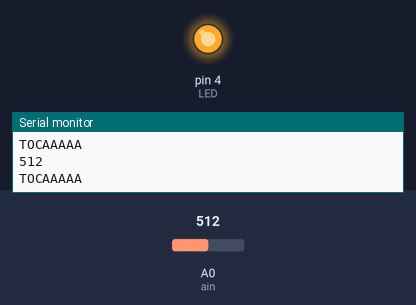
The sketch below on a simulated Arduino Uno, built with avr-gcc and run on an emulated ATmega328P. Parts: output pins drawn as LEDs (lit = HIGH), the last lines printed to the serial monitor. The test bench sets the inputs (shaded band); at power-on: A0 (ain) = 512.

Above: at 5.8 s.
5.9 s: A0 (ain) set to 10
At 10.5 s:
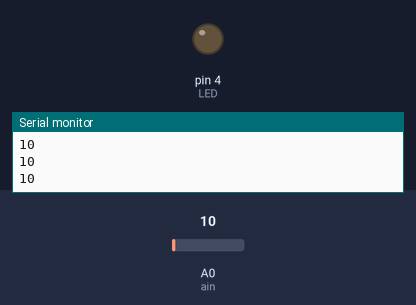
11.9 s: A0 (ain) set to 18
17.9 s: A0 (ain) set to 23
At 18.7 s:
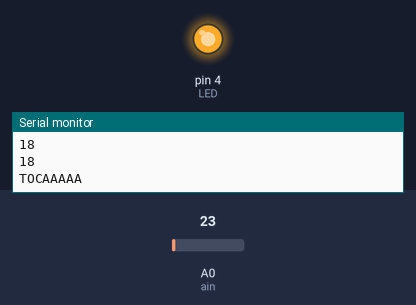
28.7 s: A0 (ain) set to 0
At 33.7 s:
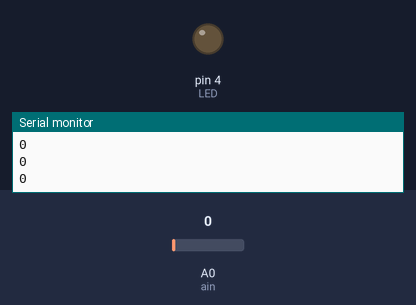
34.7 s: A0 (ain) set to 30
At 36.1 s:
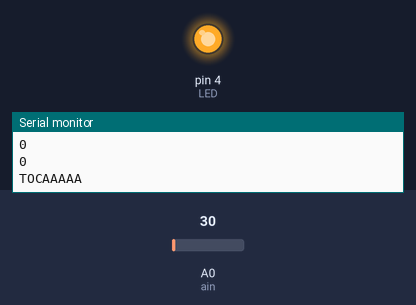
Timing chart, 0 to 46.2 s (numbered marks = the images above; inputs shaded):
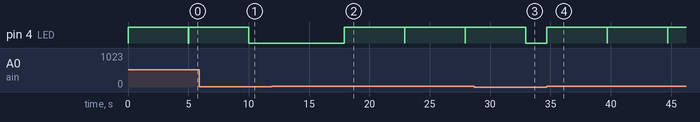

The sketch:

readTouch.ino
```cpp
const int ain=A0;
const int LED=4;
int inputVal=0;
void setup()
{
Serial.begin(9600);
pinMode(LED, OUTPUT);
digitalWrite(LED, LOW);

}
void loop()
{
  inputVal=analogRead(ain);
  if(inputVal>20)
  {
  Serial.println("TOCAAAAA");
  digitalWrite(LED, HIGH);
  delay(5000);
  digitalWrite(LED,LOW);

  }

  //for serial monitor
  delay(15);
  Serial.println(inputVal);
}
```

Measured:
- the behaviour switches between 20 and 21 on A0 (ain) (found by bisection; images 1 and 2)
- after the input at 5.9 s, pin 4 (LED): goes on until 10.0 s, then stays LOW
- after the input at 17.9 s, pin 4 (LED): alternates HIGH for 5.0 s and LOW for 0.02 s, starting at once
- after the input at 28.7 s, pin 4 (LED): goes on until 32.9 s, then stays LOW
- after the input at 34.7 s, pin 4 (LED): alternates HIGH for 5.0 s and LOW for 0.02 s, starting at once
